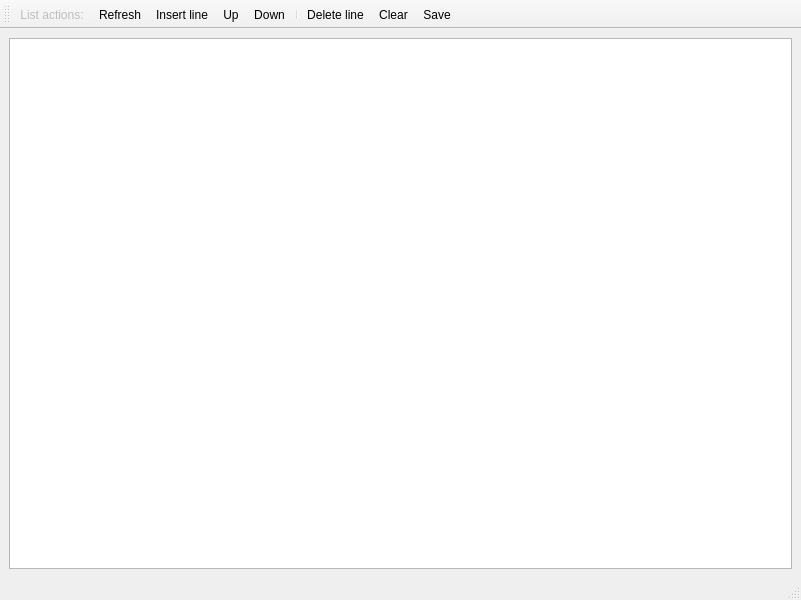
<?xml version="1.0" encoding="UTF-8"?>
<ui version="4.0">
 <class>directory_preferite_window</class>
 <widget class="QMainWindow" name="directory_preferite_window">
  <property name="geometry">
   <rect>
    <x>0</x>
    <y>0</y>
    <width>801</width>
    <height>600</height>
   </rect>
  </property>
  <property name="windowTitle">
   <string>My favorites directories</string>
  </property>
  <property name="windowIcon">
   <iconset resource="resource.qrc">
    <normaloff>:/icons/icons/MGrep.ico</normaloff>:/icons/icons/MGrep.ico</iconset>
  </property>
  <widget class="QWidget" name="centralwidget">
   <property name="sizePolicy">
    <sizepolicy hsizetype="Expanding" vsizetype="Expanding">
     <horstretch>0</horstretch>
     <verstretch>0</verstretch>
    </sizepolicy>
   </property>
   <layout class="QGridLayout" name="gridLayout">
    <item row="0" column="0">
     <widget class="QListView" name="o_lst1">
      <property name="editTriggers">
       <set>QAbstractItemView::NoEditTriggers</set>
      </property>
      <property name="dragDropMode">
       <enum>QAbstractItemView::DragDrop</enum>
      </property>
     </widget>
    </item>
   </layout>
  </widget>
  <widget class="QStatusBar" name="statusbar"/>
  <widget class="QToolBar" name="toolBar">
   <property name="windowTitle">
    <string>toolBar</string>
   </property>
   <property name="iconSize">
    <size>
     <width>25</width>
     <height>25</height>
    </size>
   </property>
   <attribute name="toolBarArea">
    <enum>TopToolBarArea</enum>
   </attribute>
   <attribute name="toolBarBreak">
    <bool>false</bool>
   </attribute>
   <addaction name="actionList_actions"/>
   <addaction name="actionRefresh"/>
   <addaction name="actionInsert_line"/>
   <addaction name="actionUp"/>
   <addaction name="actionDown"/>
   <addaction name="separator"/>
   <addaction name="actionDelete_line"/>
   <addaction name="actionClear"/>
   <addaction name="actionSave"/>
  </widget>
  <action name="actionRefresh">
   <property name="icon">
    <iconset resource="resource.qrc">
     <normaloff>:/icons/icons/refresh.gif</normaloff>:/icons/icons/refresh.gif</iconset>
   </property>
   <property name="text">
    <string>Refresh</string>
   </property>
   <property name="toolTip">
    <string>Reload the list</string>
   </property>
  </action>
  <action name="actionList_actions">
   <property name="enabled">
    <bool>false</bool>
   </property>
   <property name="text">
    <string>List actions:</string>
   </property>
  </action>
  <action name="actionItem_action">
   <property name="enabled">
    <bool>false</bool>
   </property>
   <property name="text">
    <string>Item action:</string>
   </property>
  </action>
  <action name="actionInsert_line">
   <property name="icon">
    <iconset resource="resource.qrc">
     <normaloff>:/icons/icons/line.gif</normaloff>:/icons/icons/line.gif</iconset>
   </property>
   <property name="text">
    <string>Insert line</string>
   </property>
   <property name="toolTip">
    <string>Insert an empty line into the list</string>
   </property>
  </action>
  <action name="actionUp">
   <property name="icon">
    <iconset resource="resource.qrc">
     <normaloff>:/icons/icons/up.gif</normaloff>:/icons/icons/up.gif</iconset>
   </property>
   <property name="text">
    <string>Up</string>
   </property>
   <property name="toolTip">
    <string>Shift up the selected line</string>
   </property>
  </action>
  <action name="actionDown">
   <property name="icon">
    <iconset resource="resource.qrc">
     <normaloff>:/icons/icons/down.gif</normaloff>:/icons/icons/down.gif</iconset>
   </property>
   <property name="text">
    <string>Down</string>
   </property>
   <property name="toolTip">
    <string>Shift down the selected line</string>
   </property>
  </action>
  <action name="actionDelete_line">
   <property name="icon">
    <iconset resource="resource.qrc">
     <normaloff>:/icons/icons/delete.gif</normaloff>:/icons/icons/delete.gif</iconset>
   </property>
   <property name="text">
    <string>Delete line</string>
   </property>
   <property name="toolTip">
    <string>Delete the selected line</string>
   </property>
  </action>
  <action name="actionClear">
   <property name="icon">
    <iconset resource="resource.qrc">
     <normaloff>:/icons/icons/clear.gif</normaloff>:/icons/icons/clear.gif</iconset>
   </property>
   <property name="text">
    <string>Clear</string>
   </property>
   <property name="toolTip">
    <string>Clear the list</string>
   </property>
  </action>
  <action name="actionSave">
   <property name="icon">
    <iconset resource="resource.qrc">
     <normaloff>:/icons/icons/disk.gif</normaloff>:/icons/icons/disk.gif</iconset>
   </property>
   <property name="text">
    <string>Save</string>
   </property>
   <property name="toolTip">
    <string>Save the list</string>
   </property>
  </action>
  <action name="actionOpen_forlder">
   <property name="icon">
    <iconset resource="resource.qrc">
     <normaloff>:/icons/icons/folder.gif</normaloff>:/icons/icons/folder.gif</iconset>
   </property>
   <property name="text">
    <string>Open forlder</string>
   </property>
   <property name="toolTip">
    <string>Open the directory of the selected line</string>
   </property>
  </action>
  <action name="actionZip">
   <property name="icon">
    <iconset resource="resource.qrc">
     <normaloff>:/icons/icons/zip.gif</normaloff>:/icons/icons/zip.gif</iconset>
   </property>
   <property name="text">
    <string>Zip</string>
   </property>
   <property name="toolTip">
    <string>It takes the source and copies it into the zip file named Old in the same folder and same file</string>
   </property>
  </action>
  <action name="actionPublish_smile">
   <property name="icon">
    <iconset resource="resource.qrc">
     <normaloff>:/icons/icons/upload1.gif</normaloff>:/icons/icons/upload1.gif</iconset>
   </property>
   <property name="text">
    <string>Publish smile</string>
   </property>
   <property name="toolTip">
    <string>Publish source of Oracle Form or Report Form on real servers (compiling as SMILE user)</string>
   </property>
  </action>
  <action name="actionPublish_ICOM">
   <property name="icon">
    <iconset resource="resource.qrc">
     <normaloff>:/icons/icons/icom.gif</normaloff>:/icons/icons/icom.gif</iconset>
   </property>
   <property name="text">
    <string>Publish ICOM</string>
   </property>
   <property name="toolTip">
    <string>Publish source of Oracle Form or Report Form on real servers (compiling as ICOM user)</string>
   </property>
  </action>
  <action name="actionCompile_ICOM_BCK1">
   <property name="icon">
    <iconset resource="resource.qrc">
     <normaloff>:/icons/icons/icom_backup.gif</normaloff>:/icons/icons/icom_backup.gif</iconset>
   </property>
   <property name="text">
    <string>Compile ICOM BCK1</string>
   </property>
   <property name="toolTip">
    <string>Compile form as ICOM into BACKUP1</string>
   </property>
  </action>
  <action name="actionCompile_ICOM_BCK2">
   <property name="icon">
    <iconset resource="resource.qrc">
     <normaloff>:/icons/icons/icom_backup_2.gif</normaloff>:/icons/icons/icom_backup_2.gif</iconset>
   </property>
   <property name="text">
    <string>Compile ICOM BCK2</string>
   </property>
   <property name="toolTip">
    <string>Compile form as ICOM user into BACKUP2</string>
   </property>
  </action>
  <action name="actionCompile_SMILE_BCK1">
   <property name="icon">
    <iconset resource="resource.qrc">
     <normaloff>:/icons/icons/smile_backup.gif</normaloff>:/icons/icons/smile_backup.gif</iconset>
   </property>
   <property name="text">
    <string>Compile SMILE BCK1</string>
   </property>
   <property name="toolTip">
    <string>Compile form as SMILE user into BACKUP1</string>
   </property>
  </action>
  <action name="actionCompile_SMILE_BCK2">
   <property name="icon">
    <iconset resource="resource.qrc">
     <normaloff>:/icons/icons/smile_backup_2.gif</normaloff>:/icons/icons/smile_backup_2.gif</iconset>
   </property>
   <property name="text">
    <string>Compile SMILE BCK2</string>
   </property>
   <property name="toolTip">
    <string>Compile form as SMILE user into BACKUP2</string>
   </property>
  </action>
 </widget>
 <resources>
  <include location="resource.qrc"/>
 </resources>
 <connections>
  <connection>
   <sender>actionRefresh</sender>
   <signal>triggered()</signal>
   <receiver>directory_preferite_window</receiver>
   <slot>slot_refresh()</slot>
   <hints>
    <hint type="sourcelabel">
     <x>-1</x>
     <y>-1</y>
    </hint>
    <hint type="destinationlabel">
     <x>400</x>
     <y>299</y>
    </hint>
   </hints>
  </connection>
  <connection>
   <sender>actionDelete_line</sender>
   <signal>triggered()</signal>
   <receiver>directory_preferite_window</receiver>
   <slot>slot_delete_line()</slot>
   <hints>
    <hint type="sourcelabel">
     <x>-1</x>
     <y>-1</y>
    </hint>
    <hint type="destinationlabel">
     <x>400</x>
     <y>299</y>
    </hint>
   </hints>
  </connection>
  <connection>
   <sender>actionDown</sender>
   <signal>triggered()</signal>
   <receiver>directory_preferite_window</receiver>
   <slot>slot_sposta_giu()</slot>
   <hints>
    <hint type="sourcelabel">
     <x>-1</x>
     <y>-1</y>
    </hint>
    <hint type="destinationlabel">
     <x>400</x>
     <y>299</y>
    </hint>
   </hints>
  </connection>
  <connection>
   <sender>actionUp</sender>
   <signal>triggered()</signal>
   <receiver>directory_preferite_window</receiver>
   <slot>slot_sposta_su()</slot>
   <hints>
    <hint type="sourcelabel">
     <x>-1</x>
     <y>-1</y>
    </hint>
    <hint type="destinationlabel">
     <x>400</x>
     <y>299</y>
    </hint>
   </hints>
  </connection>
  <connection>
   <sender>actionSave</sender>
   <signal>triggered()</signal>
   <receiver>directory_preferite_window</receiver>
   <slot>slot_save()</slot>
   <hints>
    <hint type="sourcelabel">
     <x>-1</x>
     <y>-1</y>
    </hint>
    <hint type="destinationlabel">
     <x>400</x>
     <y>299</y>
    </hint>
   </hints>
  </connection>
  <connection>
   <sender>actionInsert_line</sender>
   <signal>triggered()</signal>
   <receiver>directory_preferite_window</receiver>
   <slot>slot_insert_line()</slot>
   <hints>
    <hint type="sourcelabel">
     <x>-1</x>
     <y>-1</y>
    </hint>
    <hint type="destinationlabel">
     <x>400</x>
     <y>299</y>
    </hint>
   </hints>
  </connection>
  <connection>
   <sender>actionClear</sender>
   <signal>triggered()</signal>
   <receiver>directory_preferite_window</receiver>
   <slot>slot_clear()</slot>
   <hints>
    <hint type="sourcelabel">
     <x>-1</x>
     <y>-1</y>
    </hint>
    <hint type="destinationlabel">
     <x>400</x>
     <y>299</y>
    </hint>
   </hints>
  </connection>
  <connection>
   <sender>o_lst1</sender>
   <signal>doubleClicked(QModelIndex)</signal>
   <receiver>directory_preferite_window</receiver>
   <slot>slot_doppio_click_lista()</slot>
   <hints>
    <hint type="sourcelabel">
     <x>400</x>
     <y>304</y>
    </hint>
    <hint type="destinationlabel">
     <x>400</x>
     <y>299</y>
    </hint>
   </hints>
  </connection>
 </connections>
 <slots>
  <slot>slot_clear()</slot>
  <slot>slot_delete_line()</slot>
  <slot>slot_insert_line()</slot>
  <slot>slot_refresh()</slot>
  <slot>slot_save()</slot>
  <slot>slot_sposta_su()</slot>
  <slot>slot_sposta_giu()</slot>
  <slot>slot_doppio_click_lista()</slot>
 </slots>
</ui>
